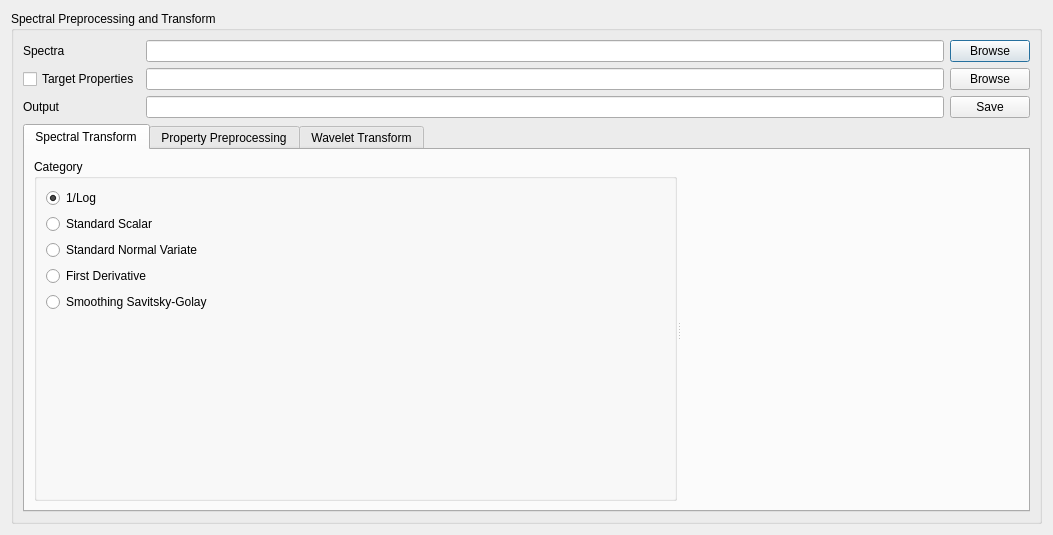
<?xml version="1.0" encoding="UTF-8"?>
<ui version="4.0">
 <class>Form</class>
 <widget class="QDialog" name="Form">
  <property name="geometry">
   <rect>
    <x>0</x>
    <y>0</y>
    <width>1053</width>
    <height>535</height>
   </rect>
  </property>
  <property name="windowTitle">
   <string>Spectral Preprocessing and Transform</string>
  </property>
  <layout class="QVBoxLayout" name="verticalLayout_5">
   <item>
    <widget class="QGroupBox" name="groupBox">
     <property name="title">
      <string>Spectral Preprocessing and Transform</string>
     </property>
     <layout class="QGridLayout" name="gridLayout">
      <item row="0" column="0">
       <widget class="QLabel" name="label_70">
        <property name="text">
         <string>Spectra</string>
        </property>
       </widget>
      </item>
      <item row="0" column="1">
       <widget class="QLineEdit" name="lineEdit_2"/>
      </item>
      <item row="0" column="2">
       <widget class="QPushButton" name="pushButton_4">
        <property name="text">
         <string>Browse</string>
        </property>
       </widget>
      </item>
      <item row="1" column="0">
       <widget class="QCheckBox" name="togglePropertyChk">
        <property name="text">
         <string>Target Properties</string>
        </property>
       </widget>
      </item>
      <item row="1" column="1">
       <widget class="QLineEdit" name="lineEdit"/>
      </item>
      <item row="1" column="2">
       <widget class="QPushButton" name="pushButton_5">
        <property name="text">
         <string>Browse</string>
        </property>
       </widget>
      </item>
      <item row="2" column="0">
       <widget class="QLabel" name="label_72">
        <property name="text">
         <string>Output</string>
        </property>
       </widget>
      </item>
      <item row="2" column="1">
       <widget class="QLineEdit" name="lineEdit_3"/>
      </item>
      <item row="2" column="2">
       <widget class="QPushButton" name="pushButton_6">
        <property name="text">
         <string>Save</string>
        </property>
       </widget>
      </item>
      <item row="3" column="0" colspan="3">
       <widget class="QTabWidget" name="tabWidget_4">
        <property name="currentIndex">
         <number>0</number>
        </property>
        <widget class="QWidget" name="tab_44">
         <attribute name="title">
          <string>Spectral Transform</string>
         </attribute>
         <layout class="QVBoxLayout" name="verticalLayout_6">
          <item>
           <widget class="QSplitter" name="splitter">
            <property name="orientation">
             <enum>Qt::Horizontal</enum>
            </property>
            <widget class="QGroupBox" name="groupBox_35">
             <property name="title">
              <string>Category</string>
             </property>
             <layout class="QVBoxLayout" name="verticalLayout_2">
              <item>
               <widget class="QRadioButton" name="radioButton_5">
                <property name="text">
                 <string>1/Log</string>
                </property>
                <property name="checked">
                 <bool>true</bool>
                </property>
                <attribute name="buttonGroup">
                 <string notr="true">buttonGroup</string>
                </attribute>
               </widget>
              </item>
              <item>
               <widget class="QRadioButton" name="Spectral_transform_standard">
                <property name="enabled">
                 <bool>true</bool>
                </property>
                <property name="text">
                 <string>Standard Scalar</string>
                </property>
                <attribute name="buttonGroup">
                 <string notr="true">buttonGroup</string>
                </attribute>
               </widget>
              </item>
              <item>
               <widget class="QRadioButton" name="radioButton">
                <property name="text">
                 <string>Standard Normal Variate</string>
                </property>
                <attribute name="buttonGroup">
                 <string notr="true">buttonGroup</string>
                </attribute>
               </widget>
              </item>
              <item>
               <widget class="QRadioButton" name="radioButton_2">
                <property name="text">
                 <string>First Derivative</string>
                </property>
                <attribute name="buttonGroup">
                 <string notr="true">buttonGroup</string>
                </attribute>
               </widget>
              </item>
              <item>
               <widget class="QRadioButton" name="radioButton_3">
                <property name="text">
                 <string>Smoothing Savitsky-Golay</string>
                </property>
                <attribute name="buttonGroup">
                 <string notr="true">buttonGroup</string>
                </attribute>
               </widget>
              </item>
              <item>
               <spacer name="verticalSpacer_2">
                <property name="orientation">
                 <enum>Qt::Vertical</enum>
                </property>
                <property name="sizeHint" stdset="0">
                 <size>
                  <width>20</width>
                  <height>202</height>
                 </size>
                </property>
               </spacer>
              </item>
             </layout>
            </widget>
            <widget class="QMatplotlibWidget" name="mplWidgetSpectral_6" native="true"/>
           </widget>
          </item>
         </layout>
        </widget>
        <widget class="QWidget" name="tab_29">
         <attribute name="title">
          <string>Property Preprocessing</string>
         </attribute>
         <layout class="QVBoxLayout" name="verticalLayout_8">
          <item>
           <widget class="QSplitter" name="splitter_2">
            <property name="orientation">
             <enum>Qt::Horizontal</enum>
            </property>
            <widget class="QGroupBox" name="groupBox_34">
             <property name="title">
              <string>Category</string>
             </property>
             <layout class="QVBoxLayout" name="verticalLayout_7">
              <item>
               <widget class="QGroupBox" name="groupBox_2">
                <property name="title">
                 <string/>
                </property>
                <layout class="QVBoxLayout" name="verticalLayout_4">
                 <item>
                  <layout class="QVBoxLayout" name="verticalLayout">
                   <item>
                    <widget class="QLabel" name="label_76">
                     <property name="text">
                      <string>Select property</string>
                     </property>
                    </widget>
                   </item>
                   <item>
                    <widget class="QComboBox" name="comboBox"/>
                   </item>
                  </layout>
                 </item>
                 <item>
                  <layout class="QVBoxLayout" name="verticalLayout_3">
                   <item>
                    <widget class="QLabel" name="label_77">
                     <property name="text">
                      <string>Transform</string>
                     </property>
                     <property name="buddy">
                      <cstring></cstring>
                     </property>
                    </widget>
                   </item>
                   <item>
                    <layout class="QGridLayout" name="gridLayout_4">
                     <item row="0" column="1">
                      <widget class="QRadioButton" name="radioButton_9">
                       <property name="text">
                        <string>Transform Log</string>
                       </property>
                       <property name="checked">
                        <bool>false</bool>
                       </property>
                      </widget>
                     </item>
                     <item row="0" column="0">
                      <widget class="QRadioButton" name="radioButton_8">
                       <property name="text">
                        <string>Box-cox</string>
                       </property>
                       <property name="checked">
                        <bool>true</bool>
                       </property>
                      </widget>
                     </item>
                     <item row="0" column="2">
                      <widget class="QRadioButton" name="radioButton_10">
                       <property name="text">
                        <string>None</string>
                       </property>
                      </widget>
                     </item>
                    </layout>
                   </item>
                  </layout>
                 </item>
                </layout>
               </widget>
              </item>
              <item>
               <spacer name="verticalSpacer_35">
                <property name="orientation">
                 <enum>Qt::Vertical</enum>
                </property>
                <property name="sizeHint" stdset="0">
                 <size>
                  <width>20</width>
                  <height>204</height>
                 </size>
                </property>
               </spacer>
              </item>
             </layout>
            </widget>
            <widget class="QMatplotlibWidget" name="mplWidgetSpectral_5" native="true"/>
           </widget>
          </item>
         </layout>
        </widget>
        <widget class="QWidget" name="tab">
         <attribute name="title">
          <string>Wavelet Transform</string>
         </attribute>
         <layout class="QVBoxLayout" name="verticalLayout_9">
          <item>
           <widget class="QGroupBox" name="groupBox_36">
            <property name="title">
             <string>Wavelet</string>
            </property>
            <layout class="QVBoxLayout" name="verticalLayout_10">
             <item>
              <widget class="QLabel" name="selectWvFamilyLbl">
               <property name="text">
                <string>Select Wavelet Family :</string>
               </property>
              </widget>
             </item>
             <item>
              <widget class="QComboBox" name="wvFamilyCmb">
               <item>
                <property name="text">
                 <string>--Select--</string>
                </property>
               </item>
               <item>
                <property name="text">
                 <string>haar</string>
                </property>
               </item>
               <item>
                <property name="text">
                 <string>db</string>
                </property>
               </item>
               <item>
                <property name="text">
                 <string>sym</string>
                </property>
               </item>
               <item>
                <property name="text">
                 <string>coif</string>
                </property>
               </item>
               <item>
                <property name="text">
                 <string>bior</string>
                </property>
               </item>
               <item>
                <property name="text">
                 <string>rbio</string>
                </property>
               </item>
               <item>
                <property name="text">
                 <string>dmey</string>
                </property>
               </item>
               <item>
                <property name="text">
                 <string>gaus</string>
                </property>
               </item>
               <item>
                <property name="text">
                 <string>mexh</string>
                </property>
               </item>
               <item>
                <property name="text">
                 <string>morl</string>
                </property>
               </item>
               <item>
                <property name="text">
                 <string>cgau</string>
                </property>
               </item>
               <item>
                <property name="text">
                 <string>shan</string>
                </property>
               </item>
               <item>
                <property name="text">
                 <string>fbsp</string>
                </property>
               </item>
               <item>
                <property name="text">
                 <string>cmor</string>
                </property>
               </item>
              </widget>
             </item>
             <item>
              <widget class="QLabel" name="WvLbl">
               <property name="text">
                <string>Select Wavelet</string>
               </property>
              </widget>
             </item>
             <item>
              <widget class="QComboBox" name="WvCmb">
               <item>
                <property name="text">
                 <string>--Select--</string>
                </property>
               </item>
              </widget>
             </item>
             <item>
              <widget class="QLabel" name="lvlDecompLbl">
               <property name="text">
                <string>Level of decomposition :</string>
               </property>
              </widget>
             </item>
             <item>
              <widget class="QSpinBox" name="lvlDecompSpb">
               <property name="minimum">
                <number>1</number>
               </property>
               <property name="maximum">
                <number>4</number>
               </property>
               <property name="value">
                <number>4</number>
               </property>
              </widget>
             </item>
             <item>
              <widget class="QLabel" name="label_4">
               <property name="text">
                <string>Padding :</string>
               </property>
              </widget>
             </item>
             <item>
              <layout class="QHBoxLayout" name="horizontalLayout">
               <item>
                <widget class="QRadioButton" name="padSmoothRbn">
                 <property name="text">
                  <string>Smooth</string>
                 </property>
                 <property name="checked">
                  <bool>true</bool>
                 </property>
                 <attribute name="buttonGroup">
                  <string notr="true">buttonGroup_2</string>
                 </attribute>
                </widget>
               </item>
               <item>
                <widget class="QRadioButton" name="padReflRbn">
                 <property name="text">
                  <string>Reflect</string>
                 </property>
                 <attribute name="buttonGroup">
                  <string notr="true">buttonGroup_2</string>
                 </attribute>
                </widget>
               </item>
               <item>
                <widget class="QRadioButton" name="padSymmRbn">
                 <property name="text">
                  <string>Symmetric</string>
                 </property>
                 <attribute name="buttonGroup">
                  <string notr="true">buttonGroup_2</string>
                 </attribute>
                </widget>
               </item>
              </layout>
             </item>
             <item>
              <spacer name="verticalSpacer">
               <property name="orientation">
                <enum>Qt::Vertical</enum>
               </property>
               <property name="sizeHint" stdset="0">
                <size>
                 <width>20</width>
                 <height>138</height>
                </size>
               </property>
              </spacer>
             </item>
            </layout>
           </widget>
          </item>
         </layout>
        </widget>
       </widget>
      </item>
     </layout>
    </widget>
   </item>
  </layout>
 </widget>
 <customwidgets>
  <customwidget>
   <class>QMatplotlibWidget</class>
   <extends>QWidget</extends>
   <header>Ui.qmatplotlibwidget</header>
   <container>1</container>
  </customwidget>
 </customwidgets>
 <resources/>
 <connections/>
 <buttongroups>
  <buttongroup name="buttonGroup_2"/>
  <buttongroup name="buttonGroup"/>
 </buttongroups>
</ui>
